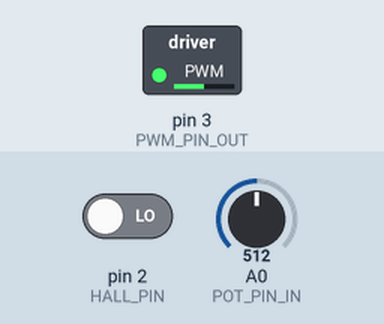
This program was run on a simulated Arduino Mega 2560, built with avr-gcc and run on an emulated ATmega2560. Shown: switched loads named in the program (green lamp = pin HIGH). Inputs (shaded band) come from the test bench; at power-on: A0 (POT_PIN_IN) = 512, pin 2 (HALL_PIN) LOW.

Above: at 1.2 s.
1.3 s: A0 (POT_PIN_IN) set to 716
At 2.3 s:
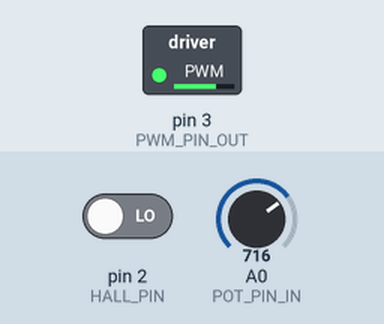
2.8 s: A0 (POT_PIN_IN) set to 900
At 3.5 s:
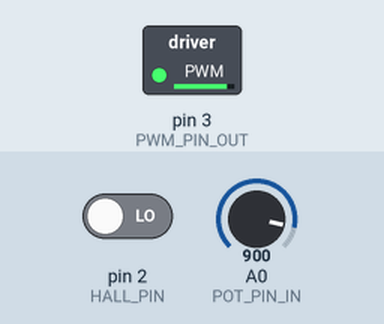
4.3 s: A0 (POT_PIN_IN) set to 122
At 4.6 s:
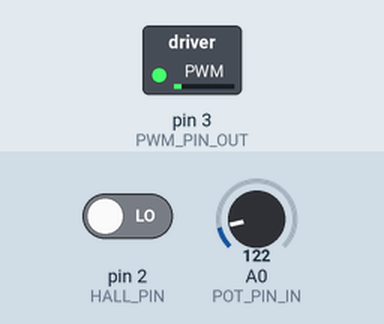
5.8 s: A0 (POT_PIN_IN) set to 0
At 7.0 s:
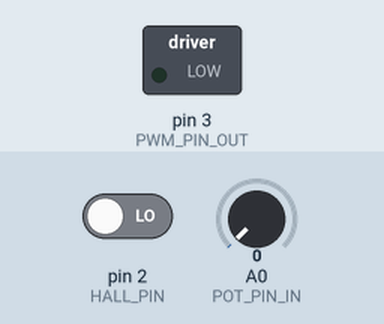
7.3 s: A0 (POT_PIN_IN) set to 511
At 8.1 s:
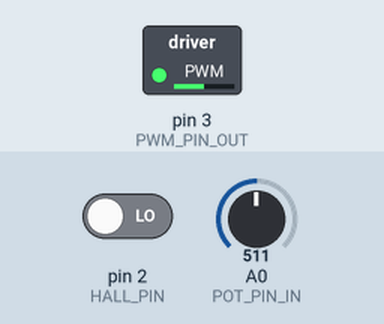
Timing chart, 0 to 9.8 s (numbered marks = the images above; inputs shaded):
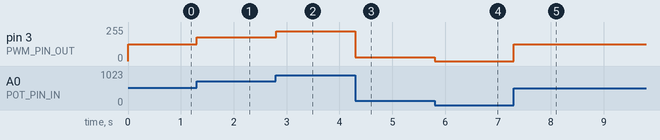

The program:

main.cpp
```cpp
#include <Arduino.h>
#include <TimerOne.h>

const int HALL_PIN = 2;                     // interrupt feedback pin
const int PWM_PIN_OUT = 3;                  // 490Hz PWM Output
const int POT_PIN_IN = A0;                  // Analog potentiometer for speed

unsigned int g_speed = 0;
volatile int g_encoderValue = 0;
unsigned int g_currentMillis;
unsigned int g_previousMillis;
const int ENCODER_PPR = 24;
const int INTERVAL = 100;

const unsigned long MAX_PULSE_TIMEOUT = 500000; // Max allowed time between pulses (500ms)

// -------- AUXILIARY FUNCTIONS --------
void Plotter() {
  Serial.print(">speed:"); Serial.println(g_speed);
}

// Interrupt service routine to capture speed pulse
void updateEncoder() {
  g_encoderValue++;
}

void readSpeed(){
  if(g_encoderValue==ENCODER_PPR){
    g_currentMillis=millis();
    g_speed = 60*1000/(g_currentMillis - g_previousMillis);
    g_previousMillis=g_currentMillis;
    g_encoderValue=0;
  }
}

// -------- MAIN PROGRAM --------
void setup() {
  Serial.begin(115200);                      // Serial monitor
  pinMode(PWM_PIN_OUT, OUTPUT);              // PWM Output
  pinMode(POT_PIN_IN, INPUT);                // Potentiometer input
  attachInterrupt(digitalPinToInterrupt(HALL_PIN), updateEncoder, RISING);
}

void loop() {
  // Read potentiometer and adjust PWM target
  float pot = analogRead(POT_PIN_IN);                     // Throttle value from potentiometer
  float target = map(pot, 0, 1023, 0, 255);               // Map throttle to PWM value
  analogWrite(PWM_PIN_OUT, target);                       // Output PWM target

  // Check if pulses are too infrequent (motor stopped)
  noInterrupts();
    readSpeed();
    if(g_speed>0){
      Plotter();
    }
  interrupts();
}
```

Measured:
- after the input at 1.3 s, pin 3 (PWM_PIN_OUT): 127/255 → 178/255 at once
- after the input at 2.8 s, pin 3 (PWM_PIN_OUT): 178/255 → 224/255 at once
- after the input at 4.3 s, pin 3 (PWM_PIN_OUT): 224/255 → 30/255 at once
- after the input at 5.8 s, pin 3 (PWM_PIN_OUT): 30/255 → 0/255 at once
- after the input at 7.3 s, pin 3 (PWM_PIN_OUT): 0/255 → 127/255 at once
